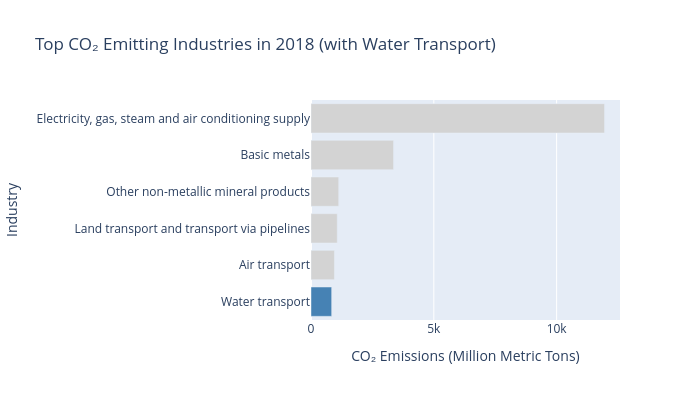

The notebook cell this image was saved under:
### Code cell
import pandas as pd
import plotly.graph_objects as go

# Clean and convert emissions
latest_emission['2018'] = latest_emission['2018'].astype(float)

# Get top 5 emitters
top_emitters = latest_emission.sort_values('2018', ascending=False).head(5).copy()

# Add Water Transport row manually if not in top 5
water_row = latest_emission[latest_emission['Industry'].str.lower().str.contains('water transport')]

if not water_row.empty and not water_row['Industry'].iloc[0] in top_emitters['Industry'].values:
    top_emitters = pd.concat([top_emitters, water_row])

# Sort for clean plotting
top_emitters = top_emitters.sort_values('2018', ascending=True)

# Highlight water transport
colors = ['steelblue' if 'water transport' in ind.lower() else 'lightgray' for ind in top_emitters['Industry']]

# Create bar chart
fig = go.Figure(go.Bar(
    x=top_emitters['2018'],
    y=top_emitters['Industry'],
    orientation='h',
    marker_color=colors,
    hovertemplate='%{y}<br>Emissions: %{x:.2f} MtCO₂'
))

fig.update_layout(
    title='Top CO₂ Emitting Industries in 2018 (with Water Transport)',
    xaxis_title='CO₂ Emissions (Million Metric Tons)',
    yaxis_title='Industry',
    width=700,
    height=400
)

fig.show()

### Figure 1 — Plotly figure (JSON) as saved in the notebook; plotly's stock layout.template omitted (floating-point values rounded to 4 significant figures)
{"data": [{"hovertemplate": "%{y}<br>Emissions: %{x:.2f} MtCO₂", "marker": {"color": ["steelblue", "lightgray", "lightgray", "lightgray", "lightgray", "lightgray"]}, "orientation": "h", "type": "bar", "x": [841.4, 953.3, 1069.0, 1127.0, 3360.0, 11950.0], "y": ["Water transport", "Air transport", "Land transport and transport via pipelines", "Other non-metallic mineral products", "Basic metals", "Electricity, gas, steam and air conditioning supply"]}], "layout": {"height": 400, "title": {"text": "Top CO₂ Emitting Industries in 2018 (with Water Transport)"}, "width": 700, "xaxis": {"title": {"text": "CO₂ Emissions (Million Metric Tons)"}}, "yaxis": {"title": {"text": "Industry"}}}}
